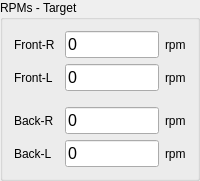
       <widget class="QGroupBox" name="rpmTargetBox">
        <property name="geometry">
         <rect>
          <x>247</x>
          <y>200</y>
          <width>200</width>
          <height>165</height>
         </rect>
        </property>
        <property name="sizePolicy">
         <sizepolicy hsizetype="Fixed" vsizetype="Fixed">
          <horstretch>0</horstretch>
          <verstretch>0</verstretch>
         </sizepolicy>
        </property>
        <property name="title">
         <string>RPMs - Target</string>
        </property>
        <layout class="QHBoxLayout" name="horizontalLayout_8">
         <item>
          <layout class="QVBoxLayout" name="rpmTargetLabelsBox">
           <item>
            <widget class="QLabel" name="rpmTargetFRLabel">
             <property name="sizePolicy">
              <sizepolicy hsizetype="Preferred" vsizetype="Preferred">
               <horstretch>0</horstretch>
               <verstretch>0</verstretch>
              </sizepolicy>
             </property>
             <property name="text">
              <string>Front-R</string>
             </property>
            </widget>
           </item>
           <item>
            <widget class="QLabel" name="rpmTargetFLLabel">
             <property name="text">
              <string>Front-L</string>
             </property>
            </widget>
           </item>
           <item>
            <spacer name="verticalSpacer_9">
             <property name="orientation">
              <enum>Qt::Orientation::Vertical</enum>
             </property>
             <property name="sizeType">
              <enum>QSizePolicy::Policy::Fixed</enum>
             </property>
             <property name="sizeHint" stdset="0">
              <size>
               <width>20</width>
               <height>10</height>
              </size>
             </property>
            </spacer>
           </item>
           <item>
            <widget class="QLabel" name="rpmTargetBRLabel">
             <property name="text">
              <string>Back-R</string>
             </property>
            </widget>
           </item>
           <item>
            <widget class="QLabel" name="rpmTargetBLLabel">
             <property name="text">
              <string>Back-L</string>
             </property>
            </widget>
           </item>
          </layout>
         </item>
         <item>
          <spacer name="horizontalSpacer_17">
           <property name="orientation">
            <enum>Qt::Orientation::Horizontal</enum>
           </property>
           <property name="sizeType">
            <enum>QSizePolicy::Policy::Fixed</enum>
           </property>
           <property name="sizeHint" stdset="0">
            <size>
             <width>4</width>
             <height>20</height>
            </size>
           </property>
          </spacer>
         </item>
         <item>
          <layout class="QVBoxLayout" name="rpmTargetValuesBox">
           <property name="sizeConstraint">
            <enum>QLayout::SizeConstraint::SetDefaultConstraint</enum>
           </property>
           <item>
            <widget class="QLineEdit" name="rpmTargetFRValue">
             <property name="sizePolicy">
              <sizepolicy hsizetype="Preferred" vsizetype="Fixed">
               <horstretch>0</horstretch>
               <verstretch>0</verstretch>
              </sizepolicy>
             </property>
             <property name="font">
              <font>
               <pointsize>12</pointsize>
              </font>
             </property>
             <property name="focusPolicy">
              <enum>Qt::FocusPolicy::NoFocus</enum>
             </property>
             <property name="text">
              <string>0</string>
             </property>
             <property name="frame">
              <bool>true</bool>
             </property>
             <property name="dragEnabled">
              <bool>true</bool>
             </property>
             <property name="readOnly">
              <bool>true</bool>
             </property>
            </widget>
           </item>
           <item>
            <widget class="QLineEdit" name="rpmTargetFLValue">
             <property name="sizePolicy">
              <sizepolicy hsizetype="Preferred" vsizetype="Fixed">
               <horstretch>0</horstretch>
               <verstretch>0</verstretch>
              </sizepolicy>
             </property>
             <property name="font">
              <font>
               <pointsize>12</pointsize>
              </font>
             </property>
             <property name="focusPolicy">
              <enum>Qt::FocusPolicy::NoFocus</enum>
             </property>
             <property name="text">
              <string>0</string>
             </property>
             <property name="frame">
              <bool>true</bool>
             </property>
             <property name="dragEnabled">
              <bool>true</bool>
             </property>
             <property name="readOnly">
              <bool>true</bool>
             </property>
            </widget>
           </item>
           <item>
            <spacer name="verticalSpacer_10">
             <property name="orientation">
              <enum>Qt::Orientation::Vertical</enum>
             </property>
             <property name="sizeType">
              <enum>QSizePolicy::Policy::Fixed</enum>
             </property>
             <property name="sizeHint" stdset="0">
              <size>
               <width>20</width>
               <height>10</height>
              </size>
             </property>
            </spacer>
           </item>
           <item>
            <widget class="QLineEdit" name="rpmTargetBRValue">
             <property name="sizePolicy">
              <sizepolicy hsizetype="Preferred" vsizetype="Fixed">
               <horstretch>0</horstretch>
               <verstretch>0</verstretch>
              </sizepolicy>
             </property>
             <property name="font">
              <font>
               <pointsize>12</pointsize>
              </font>
             </property>
             <property name="focusPolicy">
              <enum>Qt::FocusPolicy::NoFocus</enum>
             </property>
             <property name="text">
              <string>0</string>
             </property>
             <property name="frame">
              <bool>true</bool>
             </property>
             <property name="dragEnabled">
              <bool>true</bool>
             </property>
             <property name="readOnly">
              <bool>true</bool>
             </property>
            </widget>
           </item>
           <item>
            <widget class="QLineEdit" name="rpmTargetBLValue">
             <property name="sizePolicy">
              <sizepolicy hsizetype="Preferred" vsizetype="Fixed">
               <horstretch>0</horstretch>
               <verstretch>0</verstretch>
              </sizepolicy>
             </property>
             <property name="font">
              <font>
               <pointsize>12</pointsize>
              </font>
             </property>
             <property name="focusPolicy">
              <enum>Qt::FocusPolicy::NoFocus</enum>
             </property>
             <property name="text">
              <string>0</string>
             </property>
             <property name="frame">
              <bool>true</bool>
             </property>
             <property name="dragEnabled">
              <bool>true</bool>
             </property>
             <property name="readOnly">
              <bool>true</bool>
             </property>
            </widget>
           </item>
          </layout>
         </item>
         <item>
          <layout class="QVBoxLayout" name="rpmTargetUnitsBox">
           <item>
            <widget class="QLabel" name="rpmTargetFRUnit">
             <property name="text">
              <string>rpm</string>
             </property>
            </widget>
           </item>
           <item>
            <widget class="QLabel" name="rpmTargetFLUnit">
             <property name="text">
              <string>rpm</string>
             </property>
            </widget>
           </item>
           <item>
            <spacer name="verticalSpacer_11">
             <property name="orientation">
              <enum>Qt::Orientation::Vertical</enum>
             </property>
             <property name="sizeType">
              <enum>QSizePolicy::Policy::Fixed</enum>
             </property>
             <property name="sizeHint" stdset="0">
              <size>
               <width>20</width>
               <height>10</height>
              </size>
             </property>
            </spacer>
           </item>
           <item>
            <widget class="QLabel" name="rpmTargetBRUnit">
             <property name="text">
              <string>rpm</string>
             </property>
            </widget>
           </item>
           <item>
            <widget class="QLabel" name="rpmTargetBLUnit">
             <property name="text">
              <string>rpm</string>
             </property>
            </widget>
           </item>
          </layout>
         </item>
        </layout>
       </widget>
